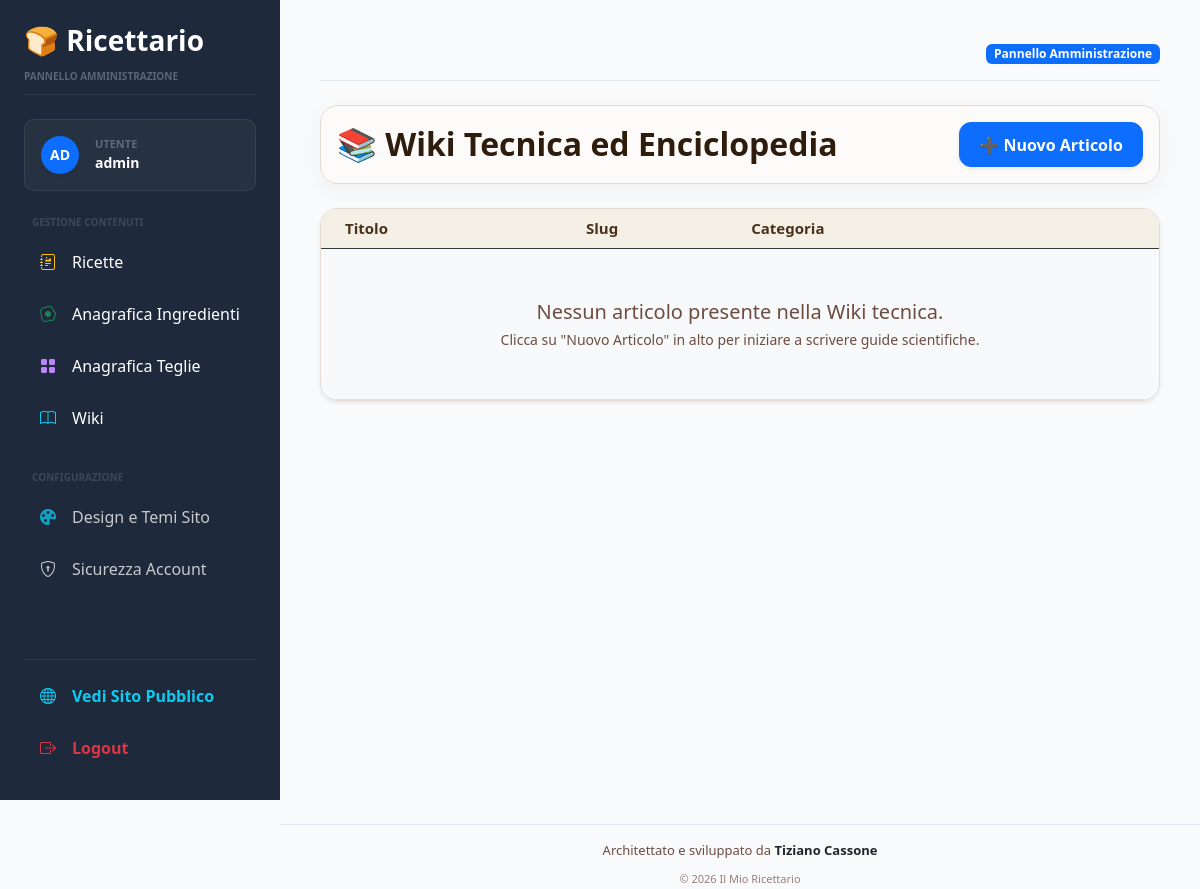
Before: /admin/wiki (signed in) with the older database file.
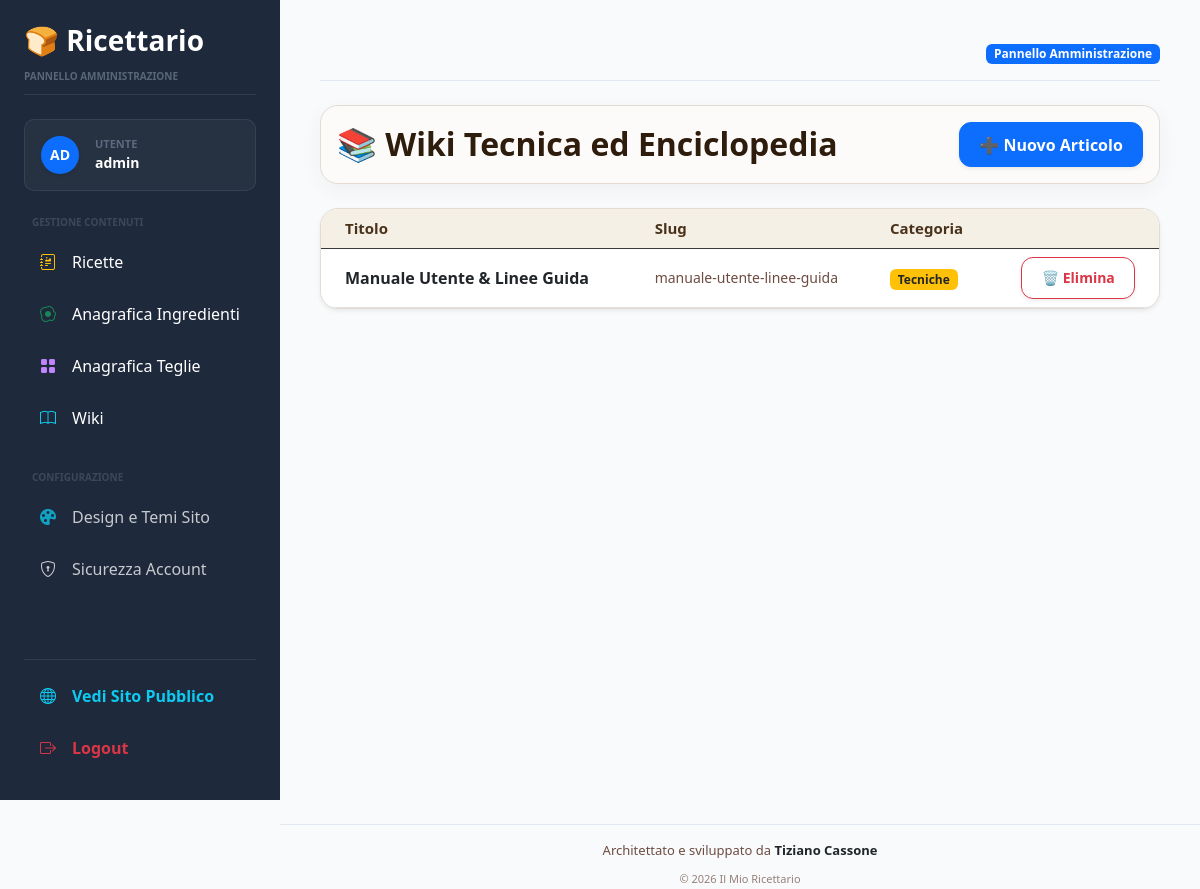
After: the same page with the newer database file.
### models/wiki.py (models this page shows)
class WikiArticle(db.Model):
    __tablename__ = "wiki_articles"
    id = db.Column(
        db.Integer,
        primary_key=True
    )
    title = db.Column(
        db.String(255),
        nullable=False
    )
    slug = db.Column(
        db.String(255),
        unique=True,
        nullable=False
    )
    content = db.Column(
        db.Text
    )
    category = db.Column(
        db.String(100),
        nullable=False,
        default="Generale"
    )

### routes/admin.py (the view)
@admin_bp.route("/wiki")
@login_required
def wiki_list():
    articles = WikiArticle.query.order_by(
        WikiArticle.title
    ).all()
    return render_template(
        "admin/wiki_list.html",
        articles=articles
    )

### app.py (called while the page is built)
@login_manager.user_loader
def load_user(user_id):
    return db.session.get(
        User,
        int(user_id)
    )

@app.context_processor
def inject_global_settings():
    setting_record = Setting.query.order_by(Setting.id.desc()).first()
    return dict(
        settings_data=setting_record
    )

### templates/admin/wiki_list.html (shortened to what this page needs)
{% extends "base.html" %}
{% block content %}
<div class="card mb-4">
    <div class="card-body d-flex justify-content-between align-items-center">
        <h2 class="fw-bold mb-0">
            📚 Wiki Tecnica ed Enciclopedia
        </h2>
        <a href="/admin/wiki/new" class="btn btn-primary fw-bold shadow-sm">
            ➕ Nuovo Articolo
        </a>
    </div>
</div>
<div class="card shadow-sm border-0">
    <div class="card-body p-0">
        <div class="table-responsive">
            <table class="table table-hover align-middle mb-0">
                <thead>
                    <tr class="table-dark text-white" style="font-size: 15px;">
                        <th class="ps-4">Titolo</th>
                        <th>Slug</th>
                        <th>Categoria</th>
                        <th class="pe-4"></th>
                    </tr>
                </thead>
                <tbody>
                    {% if articles %}
                        {% for article in articles %}
                        <tr>
                            <td class="fw-bold text-dark ps-4">
                                {{ article.title }}
                            </td>
                            <td class="text-muted small">
                                {{ article.slug }}
                            </td>
                            <td>
                                {% if article.category == 'Tecniche' or article.category == 'Tecnica' %}
                                    <span class="badge bg-warning text-dark fw-bold">
                                        {{ article.category }}
                                    </span>
                                {% elif article.category == 'Lieviti' or article.category == 'Fermentazione' %}
                                    <span class="badge bg-info text-dark fw-bold">
                                        {{ article.category }}
                                    </span>
                                {% elif article.category == 'Ingredienti' %}
                                    <span class="badge bg-success text-white fw-bold">
                                        {{ article.category }}
                                    </span>
                                {% else %}
                                    <span class="badge bg-secondary text-white fw-bold">
                                        {{ article.category }}
                                    </span>
                                {% endif %}
                            </td>
                            <td class="text-end pe-4">
                                <a href="/admin/wiki/delete/{{ article.id }}"
                                   class="btn btn-sm btn-outline-danger shadow-sm"
                                   onclick="return confirm('Eliminare questo articolo dalla Wiki tecnica?');">
                                    🗑️ Elimina
                                </a>
                            </td>
                        </tr>
                        {% endfor %}
                    {% else %}
                        <tr>
                            <td colspan="4" class="text-center py-5 text-muted bg-light">
                                <p class="mb-0 fs-5">Nessun articolo presente nella Wiki tecnica.</p>
                                <small>Clicca su "Nuovo Articolo" in alto per iniziare a scrivere guide scientifiche.</small>
                            </td>
                        </tr>
                    {% endif %}
                </tbody>
            </table>
        </div>
    </div>
</div>
{% endblock %}

Changed rows visible on the page:
added WikiArticle: title "Manuale Utente & Linee Guida", slug "manuale-utente-linee-guida", category "Tecniche"
Other visible differences:
text no longer shown: "Nessun articolo presente nella Wiki tecnica. Clicca su \"Nuovo Articolo\" in alto per iniziare a scrivere guide scientifiche."
